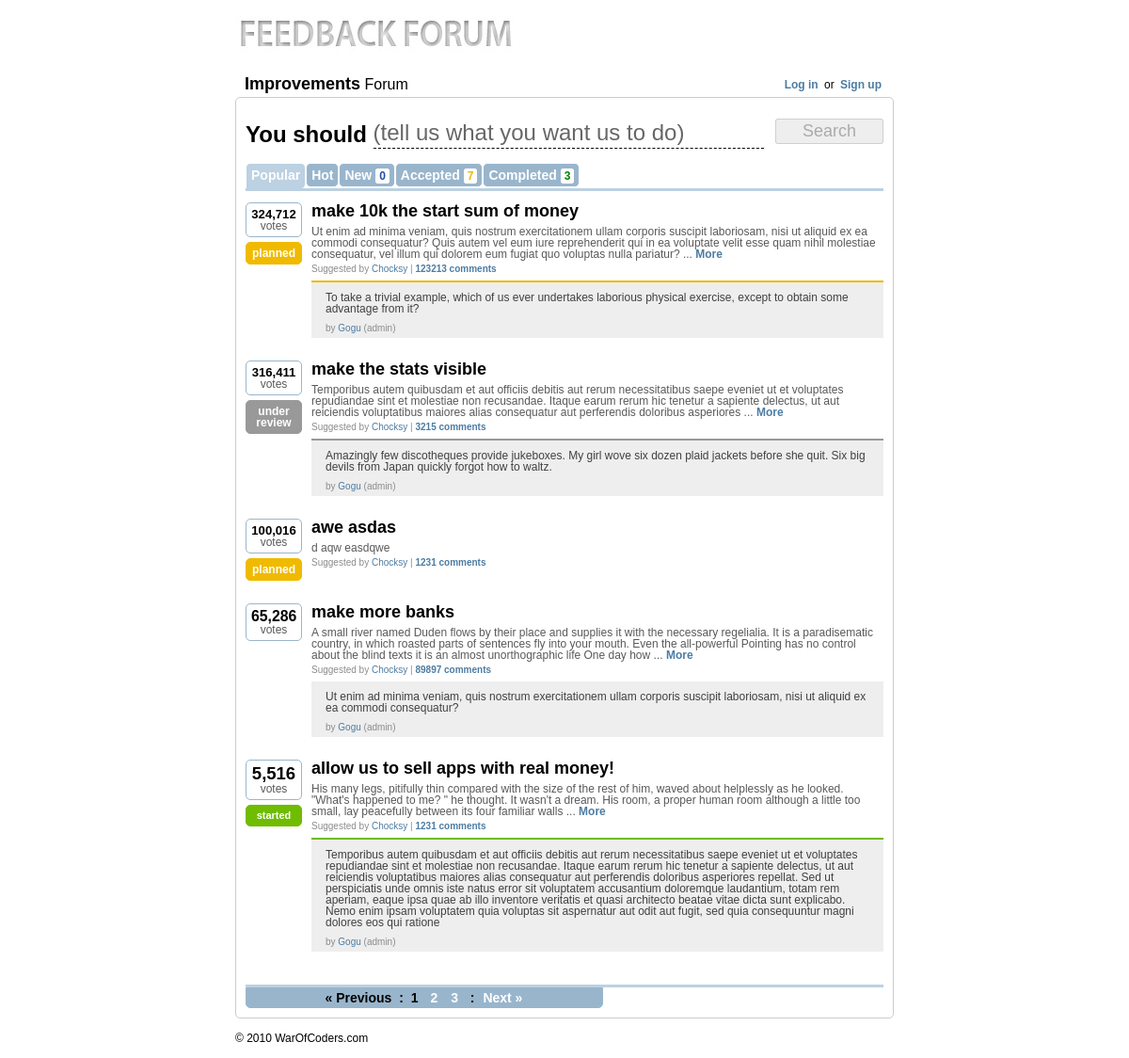
Before: / with the older database file.
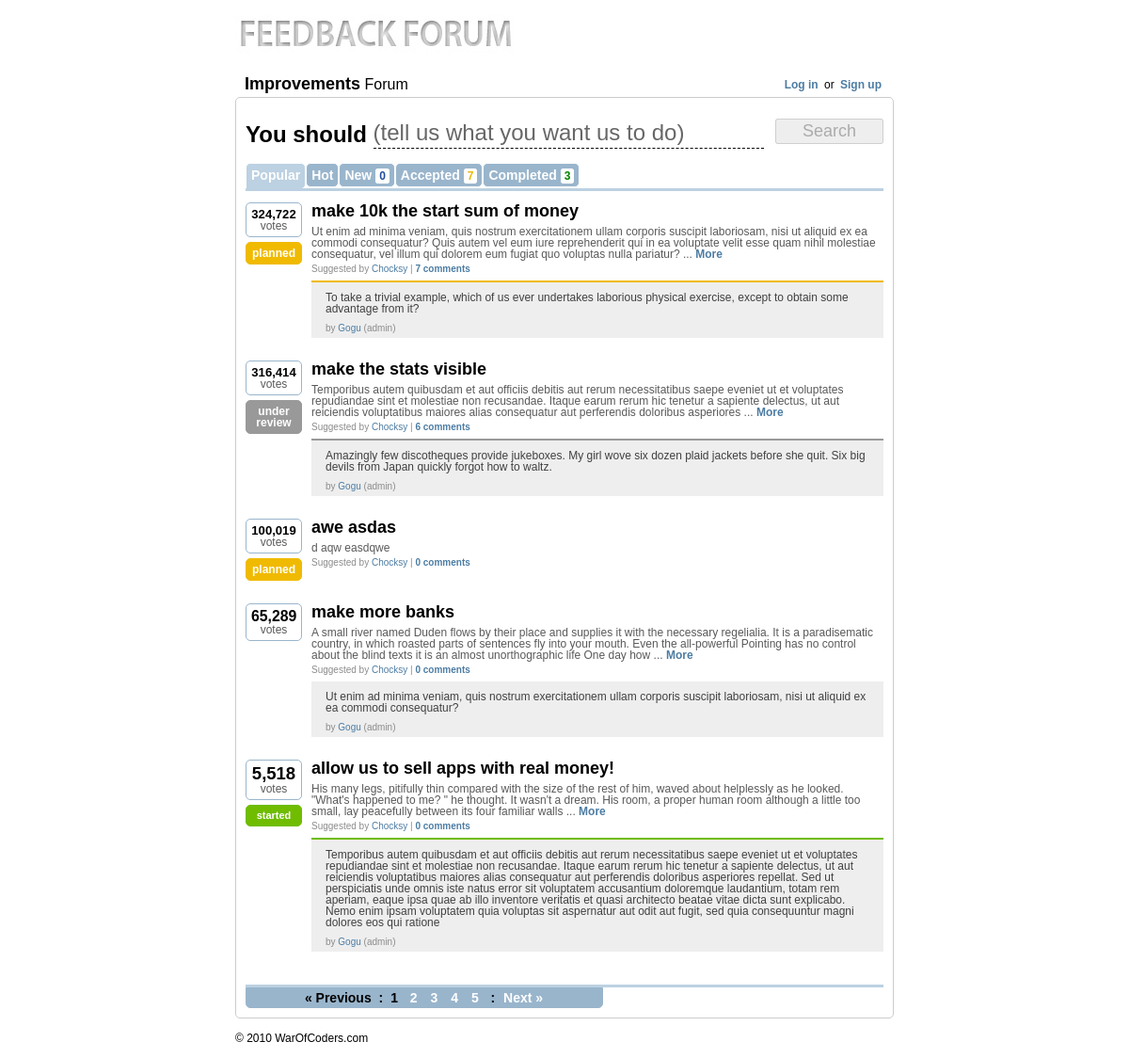
After: the same page with the newer database file.
### tables this page shows
CREATE TABLE `feedback_ideas` (
  `id` bigint(20) unsigned NOT NULL AUTO_INCREMENT,
  `idea` varchar(255) NOT NULL,
  `description` longtext NOT NULL,
  `votes` int(11) unsigned NOT NULL DEFAULT '1',
  `comments` int(11) NOT NULL DEFAULT '0',
  `auth_id` bigint(20) unsigned NOT NULL,
  `sub_date` datetime NOT NULL,
  `status` int(1) NOT NULL DEFAULT '0',
  `admin_id` bigint(20) NOT NULL,
  `admin_comment` longtext NOT NULL,
  PRIMARY KEY (`id`),
  FULLTEXT KEY `description` (`idea`,`description`)
);

### includes/configure.php (called while the page is built, shortened)
<?php
class config {
    var $local_base='http://localhost/feedbacker/';
    var $online_base='http://ajaxmasters.com/development/hackme/feedback/';
    var $HTTP_SERVER_BASE='';
    var $LOGIN_URL= 'getin';
    var $SIGNUP_URL = 'getin';
    var $DIR_CSS='css/';
    var $DIR_IMG='images/';
    function __construct() {
        if ($_SERVER['SERVER_ADDR'] == '127.0.0.1') {
            $this->HTTP_SERVER_BASE=$this->local_base;
        } else {
            $this->HTTP_SERVER_BASE=$this->online_base;
            $this->HTTP_SERVER_BASE_JAVA=$this->online_base;
        }
        $this->SIGNUP_URL=$this->HTTP_SERVER_BASE.$this->SIGNUP_URL;
        $this->LOGIN_URL=$this->HTTP_SERVER_BASE.$this->LOGIN_URL;
        $this->DIR_CSS=$this->HTTP_SERVER_BASE.$this->DIR_CSS;
        $this->DIR_IMG=$this->HTTP_SERVER_BASE.$this->DIR_IMG;
    }
}
$conf=new config;
?>

### includes/app_top.php (called while the page is built, shortened)
<?
include('configure.php');
include('class.db.php');
include('functions.php');
include('paginator.class.php');
include('session.class.php');
$db=new Conn;
$session=new session;
?>

### includes/session.class.php (called while the page is built, shortened)
<?php
class session
{
	static function check()
	{
		if (config::session_timeout == 0)
		{
			return (isset($_SESSION['ss_fprint'])
			&& $_SESSION['ss_fprint'] == self::_Fingerprint() && ($_SERVER['HTTP_REFFERER'] != '' ? (strpos($_SERVER['HTTP_REFERER'], $_SERVER['HTTP_HOST']) !== false ? true : false) : true));
		}
	}
}
?>

### includes/class.db.php (called while the page is built, shortened)
<?php
class Conn {
    public $conn;
    var $mysql_username = DB_USERNAME;
    var $mysql_password = DB_PASSWORD;
    var $mysql_host = DB_HOST;
    public function __construct() {
        $this->conn = mysql_connect($this->mysql_host, $this->mysql_username, $this->mysql_password);
    }
    public function db_query($query) {
        $results = mysql_query($query,$this->conn);
        return $results;
    }
}
?>

### includes/paginator.class.php (called while the page is built, shortened)
<?php
class Paginator {
    var $SQL;
    var $itemsPerPage;
    function setSQL($sql) {
        $this->SQL = trim($sql);
    }
    function setItemsPerPage($num) {
        $this->isValidNumber($num) ? $this->itemsPerPage = $num : die("setItemsPerPage() only accept non-zero, positive number.");
    }
    function getTotalPages() {
        $q = mysql_query($this->SQL);
        return ceil(mysql_num_rows($q)/$this->itemsPerPage);
    }
    function getPageNumber($page_num) {
        $endItem = $this->itemsPerPage;
        $startItem = ($this->itemsPerPage * ($page_num - 1));
        $limit_sql = " LIMIT $startItem , $endItem";
        $final_SQL = $this->SQL . $limit_sql;
        $q = mysql_query($final_SQL);
        return $q;
    }
    function isValidNumber($n) {
        return (is_numeric($n) && ($n > 0));
    }
}
?>

### pages.php (the view, shortened to what this page needs)
<?php
$tab=$_GET['tab'];
if(!isset($tab))
    $tab='popular';
$page=$_GET['page'];
if(!isset($page))
    $page=1;
$curdate=date('Y-m-d');
switch($tab) {
    case'popular':
        $order=' ORDER BY votes DESC';
        $selu="status IN('0','1','2','3')";
        break;
}
$new_rez=mysql_num_rows($db->db_query("SELECT id FROM feedback_ideas WHERE date(sub_date)='".$curdate."' AND status IN('0','1','2','3')"));
$acc_rez=mysql_num_rows($db->db_query("SELECT id FROM feedback_ideas WHERE status IN('1','2','3')"));
$com_rez=mysql_num_rows($db->db_query("SELECT id FROM feedback_ideas WHERE status=4"));
$voted_ideas=array();
$p = new Paginator();
$p->setSQL("SELECT * FROM feedback_ideas WHERE ".$selu."".$order);
$p->setItemsPerPage($conf->IDEAS_PER_PAGE);
$total_pages=$p->getTotalPages();
if($page>0)
    $prev_page=$page-1;
if($total_pages>$page)
    $next_page=$page+1;
$result_resources = $p->getPageNumber($page);
while ($info = mysql_fetch_array($result_resources)) {
    $ideas[]=$info;
}
?>
<br clear="all"/>
<div class="search">
    <form action="javascript:void(0)" id="search_form" onsubmit="showNew()" autocomplete="off">
        <div class="i_t"><b>You should</b>
            <label for="y_idea">(tell us what you want us to do)</label>
            <input type="text" id="y_idea" onkeyup="search(this)"/>
        </div>
        <input type="submit" value="Search" id="create_button" disabled="disabled"/>
    </form>
</div>
<br clear="all"/>
<div id="init_results">
    <div class="categs">
        <ul>
            <li <?=($tab=='popular') ? 'class="active"' : ''?>>
                <a href="<?=$conf->HTTP_SERVER_BASE?>pages/1-popular">Popular</a>
            </li>
            <li <?=($tab=='hot') ? 'class="active"' : ''?>>
                <a href="<?=$conf->HTTP_SERVER_BASE?>pages/1-hot">Hot</a>
            </li>
            <li <?=($tab=='new') ? 'class="active"' : ''?>>
                <a href="<?=$conf->HTTP_SERVER_BASE?>pages/1-new">New <b class="blue"><?=$new_rez?></b></a>
            </li>
            <li <?=($tab=='accepted') ? 'class="active"' : ''?>>
                <a href="<?=$conf->HTTP_SERVER_BASE?>pages/1-accepted">Accepted <b class="yellow"><?=$acc_rez?></b></a>
            </li>
            <li <?=($tab=='completed') ? 'class="active"' : ''?>>
                <a href="<?=$conf->HTTP_SERVER_BASE?>pages/1-completed">Completed <b class="green"><?=$com_rez?></b></a>
            </li>
        </ul>
    </div>
    <br clear="all"/>
    <div class="before_line"></div>
    <br clear="all"/>
    <?
    if(!empty($ideas)) {
        foreach($ideas as $idea) { ?>
    <div class="idea_container">
        <div class="votes">
            <div id="nr_votes_<?=$idea['id']?>" class="nr_votes <?=($idea['status']==4 || checkVoted($idea['id'],$voted_ideas)) ? 'full' : ''?>">
                        <?=dynamicFont(number_format($idea['votes'],0,'',','),32)?><br/>
                votes<br/>
            </div>
                    <? if($idea['status']!=0) { ?>
            <div class="nr_votes <?=giveStatus($idea['status'],'class')?>"><?=giveStatus($idea['status'],'text')?></div>
                        <? } ?>
        </div>
        <div class="idea">
            <div class="title nomrg"><a href="<?=$conf->HTTP_SERVER_BASE?>idea/<?=$idea['id']?>-<?=makeTitle($idea['idea'])?>"><b><?=$idea['idea']?></b></a></div>
            <div class="auth_desc">
                        <?=shortString($idea['description'],300,' ...  <a href="'.$conf->HTTP_SERVER_BASE.'idea/'.$idea['id'].'-'.makeTitle($idea['idea']).'"><b>More</b></a>')?>
            </div>
            <div class="auth_inf">
                Suggested by <a href="">Chocksy</a> | <a href="<?=$conf->HTTP_SERVER_BASE?>idea/<?=$idea['id']?>-<?=makeTitle($idea['idea'])?>"><b><?=giveComments($idea['comments'])?></b></a>
            </div>
                    <? if(!empty($idea['admin_comment'])) { ?>
            <div class="admin_comment">
                <div class="ad_<?=giveStatus($idea['status'],'class')?>"></div>
                <div class="ad_comment">
                                <?=$idea['admin_comment']?>
                </div>
                <div class="auth_inf">
                    by <a href="">Gogu</a> (admin)
                </div>
            </div>
                        <? } ?>
        </div>
    </div>
    <br clear="all"/><br/><br/>
            <? } ?>
    <br clear="all"/>
        <? if($total_pages>1) { ?>
    <div class="before_line"></div>
    <div class="pagination">
                <? if($page>1) { ?>
        <a class="paginate" href="<?=$conf->HTTP_SERVER_BASE?>pages/<?=$prev_page?>-<?=$tab?>">&laquo; Previous</a> :
                    <?
                }else {
                    ?>
        <span class="dots">&laquo; Previous</span> :
                    <?
                }
                for($i=1;
                $i<=$total_pages;
                $i++) {
                    if($i==$page)
                        echo '<span class="inactive">'.$page.'</span>&nbsp;';
                    else if($i>$page-5 && $i<$page+5)
                        echo '<a class="paginate" href="'.$conf->HTTP_SERVER_BASE.'pages/'.$i.'-'.$tab.'">'.$i.'</a>&nbsp;';
                }
                ?>
                <? if($page<$total_pages) { ?>
        : <a class="paginate" href="<?=$conf->HTTP_SERVER_BASE?>pages/<?=$next_page?>-<?=$tab?>">Next &raquo;</a>
                    <? }else {
                    ?>
        : <span class="dots">Next &raquo;</span>
                    <?
                } ?>
    </div>
            <?
        }
    }else {
        ?>
    <div class="not_found"> Nothing to see here!</div>
        <? } ?>
</div>

### index.php (shortened to what this page needs)
<? include('includes/app_top.php');?>
<!DOCTYPE html PUBLIC "-//W3C//DTD XHTML 1.0 Transitional//EN" "http://www.w3.org/TR/xhtml1/DTD/xhtml1-transitional.dtd">
<html xmlns="http://www.w3.org/1999/xhtml">
    <head>
        <link rel="stylesheet" href="<?=$conf->DIR_CSS?>style.css"/>
        <?
        $views=array('pages','idea','getin');
        if(in_array($_GET['view'],$views))
            $view=$_GET['view'];
        else
            $view='pages';
        ?>
    </head>
    <body>
        <div id="content">
            <a href="<?=$conf->HTTP_SERVER_BASE?>"><img src="<?=$conf->DIR_IMG?>logo.jpg" alt="logo"/></a>
            <br clear="all"/>
            <div class="title fleft"><b>Improvements</b> Forum</div>
            <div class="get_in">
                <? if (!$session->check()) { ?>
                <a href="<?=$conf->LOGIN_URL?>">Log in</a> or <a href="<?=$conf->SIGNUP_URL?>">Sign up</a>
                    <? }else { ?>
                <a href="javascript:void(0)" onclick="logout()">Log out</a>
                    <? } ?>
            </div>
            <br clear="all"/>
            <div id="container">
                <?
                include($view.'.php');
                ?>
            </div>
            <div id="footer">
                &copy;
                <?=date('Y')?> WarOfCoders.com
            </div>
        </div>
    </body>
</html>

### includes/functions.php (shortened to what this page needs)
<?php
function dynamicFont($text,$max_font) {
    $txt_leng=strlen($text);
    if($txt_leng<9) {
        $html='<b style="font-size:'.($max_font-($txt_leng*2.7)).'px">'.$text.'</b>';
    }else {
        $html='<b style="font-size:9px">'.$text.'</b>';
    }
    return $html;
}
function giveStatus($id,$type) {
    switch ($id) {
        case '1':
            $status['text']='under review';
            $status['class']='review';
            break;
        case '2':
            $status['text']='planned';
            $status['class']='planned';
            break;
        case '3':
            $status['text']='started';
            $status['class']='started';
            break;
        default:
            $status['text']='';
            $status['class']='';
            break;
    }
    return $status[$type];
}
function giveComments($nr) {
    if($nr!=1) {
        $text=$nr.' comments';
    }else {
        $text=$nr.' comment';
    }
    return $text;
}
function makeTitle($text) {
    $text=strtolower(trim($text));
    $code_entities_match = array(' ','--','&quot;','!','@','#','$','%','^','&','*','(',')','_','+','{','}','|',':','"','<','>','?','[',']','\\',';',"'",',','.','/','*','+','~','`','=');
    $code_entities_replace = array('-','-','','','','','','','','','','','','','','','','','','','','','','','','');
    $text = str_replace($code_entities_match, $code_entities_replace, $text);
    return $text;
}
function shortString($string,$length,$replacer=' ...') {
    if(strlen($string) > $length)
        return (preg_match('/^(.*)\W.*$/', substr($string, 0, $length+1), $matches) ? $matches[1] : substr($string, 0, $length)) . $replacer;
    return $string;
}
function array_search_r($needle, $haystack) {
    return 0;
}
function checkVoted($idea_id,$voted_ideas) {
    if(array_search_r($idea_id,$voted_ideas) || !Session::check())
        return true;
    else
        return false;
}
?>

### css/style.css (style rules this page uses)
body { font: 12px/1 'Lucida Grande', Arial, 'Liberation Sans', FreeSans, sans-serif; }
a { text-decoration: none; color: #4c7ca3; }
li { list-style: none; }
#content { width:700px; margin: 0 auto; }
#container { border:1px solid #ccc; -moz-border-radius: 5px;-webkit-border-radius: 5px; margin-top:5px; padding:10px; }
#footer { margin:15px 0; }
.green { color:green; }
.blue { color:#214ea2; }
.yellow { color:#eab808; }
.title { font-size:16px; margin: 10px 0 0 10px; }
.title b { font-size:18px; }
.nomrg { margin:0; padding: 0; }
.fleft { float:left; }
.get_in { float:right; margin: 14px 10px 0 0; }
.get_in a { padding:0 3px; font-weight: bold; }
input[type=text],input[type=password] { padding: 5px 10px; background-color: transparent; position: relative; z-index: 2; }
label { position: absolute; z-index: 1;-webkit-transition: opacity 0.15s linear; color: #bababa; background-color: #FFFFFF; }
.i_t { float:left; font-size: 24px; margin-right: 5px; width: 555px; padding-top: 3px; }
.search input[type=text] { border:none; border-bottom: 1px dashed #000; color: #595959; font-size: 24px; padding: 0; margin:0px; width: 415px; font-weight: bold; }
.search input[type=submit] { font-size:18px; width: 115px; float: right; margin-left: 0px; }
.search label { color: #676767; font-size: 24px; }
.categs { margin: 15px 0; }
.categs li { background:#99b5cc; float: left; padding: 5px; border:1px solid #fff; -moz-border-radius: 5px;-webkit-border-radius: 5px; }
.categs li.active { background:#bcd1e2; padding-bottom:5px; -moz-border-radius-bottomleft:0px; -webkit-border-bottom-left-radius:0px; -moz-border-radius-bottomright:0px; webkit-border-bottom-right-radius:0px; padding-bottom: 7px; }
.categs li a { color:#fff; font-weight: bold; font-size: 14px; }
.categs li a b { font-size:12px; background: #fff; border:1px solid #fff; padding: 0px 3px; -moz-border-radius: 3px;-webkit-border-radius: 3px; }
.before_line { border-top:3px solid #bcd1e2; margin-top: -1px; position: relative; }
.idea_container { float:left; width: 100%; }
.votes { float:left; width:60px; height:auto; }
.nr_votes { text-align: center;border:1px solid #99b5cc; color: #595959; padding: 5px; -moz-border-radius-topleft:5px; -moz-border-radius-topright:5px; -webkit-border-top-left-radius:5px; -webkit-border-top-right-radius:5px; border-bottom: none; }
.nr_votes b { font-size: 16px; color: black; }
.full { border:1px solid #99b5cc; -moz-border-radius: 5px;-webkit-border-radius: 5px; }
.started { background: #6FBC00; font-size: 11px; margin-top: 5px; font-weight: bold; border:1px solid #6FBC00; color: #fff; -moz-border-radius: 5px;-webkit-border-radius: 5px; }
.review { background: #999999; margin-top: 5px; font-weight: bold; border:1px solid #999999; color: #fff; -moz-border-radius: 5px;-webkit-border-radius: 5px; }
.planned { background: #F0BA00; margin-top: 5px; font-weight: bold; border:1px solid #F0BA00; color: #fff; -moz-border-radius: 5px;-webkit-border-radius: 5px; }
.idea { margin-left:70px; color: #595959; }
.idea .title a { color:black; }
.idea .auth_desc { margin-top:7px; }
.idea .auth_inf { margin-top:5px; font-size: 10px; color:#8b8b8b; }
.admin_comment { background: #eee; -moz-box-shadow: 0px 1px 2px #888; margin-top: 7px; }
.ad_started { height: 2px; background: #6FBC00; -moz-box-shadow: 0px 5px 15px #6FBC00; }
.ad_review { height: 2px; background: #999999; -moz-box-shadow: 0px 5px 15px #999999; }
.ad_planned { height: 2px; background: #F0BA00; -moz-box-shadow: 0px 5px 15px #F0BA00; }
.admin_comment .ad_comment { color:#404040; padding: 10px 15px 0px 15px; }
.admin_comment .auth_inf { padding: 5px 15px; }
.pagination { width:370px; font-size:14px; font-weight: bold; display:block; background: #99b5cc; text-align: center; border:1px solid #99b5cc; padding: 3px 4px; font-weight: bold; -moz-border-radius-bottomleft:5px; -webkit-border-bottom-left-radius:5px; -moz-border-radius-bottomright:5px; -webkit-border-bottom-right-radius:5px; -moz-box-shadow: 0px 1px 2px #888; }
.paginate { color: #fff; padding: 0px 4px; border:1px solid #99b5cc; }
.dots { padding: 0px 4px; }
.inactive { padding: 0px 4px; }

Changed rows visible on the page:
changed feedback_ideas "make 10k the start sum of money": text "324,712" → "324,722"; comments "123213 comments" → "7 comments"
changed feedback_ideas "make the stats visible": text "316,411" → "316,414"; comments "3215 comments" → "6 comments"
changed feedback_ideas "awe asdas": text "100,016" → "100,019"; comments "1231 comments" → "0 comments"
changed feedback_ideas "make more banks": text "65,286" → "65,289"; comments "89897 comments" → "0 comments"
changed feedback_ideas "allow us to sell apps with real money!": text "5,516" → "5,518"; comments "1231 comments" → "0 comments"
Other visible differences:
new list line: "4"
new list line: "5"
